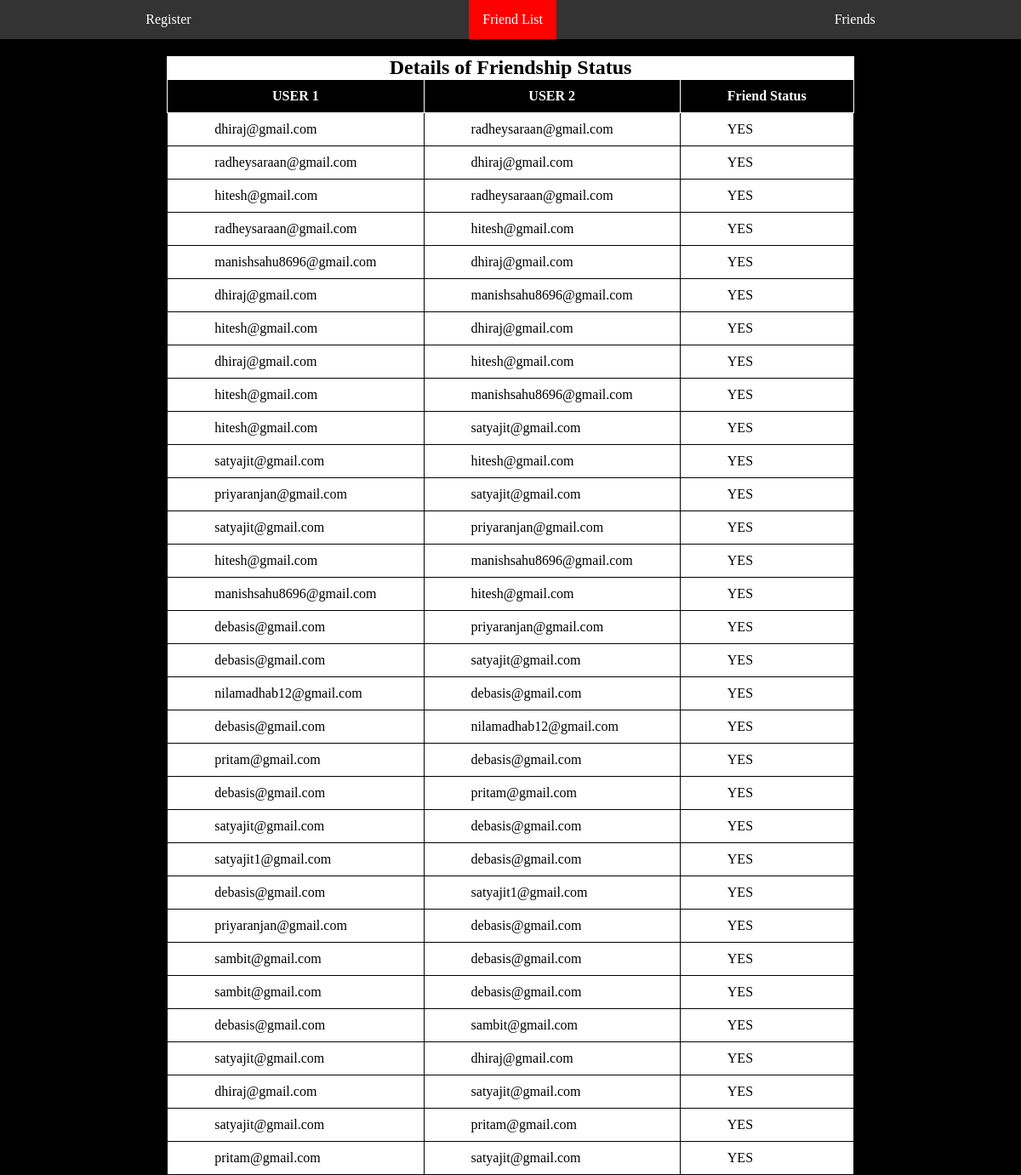
The app's page /admin/friend_list.php with its own data.
### tables this page shows
CREATE TABLE `friend_list` (
  `id` int(11) NOT NULL,
  `user1` varchar(100) NOT NULL,
  `user2` varchar(100) NOT NULL,
  `status` varchar(20) NOT NULL
);

### admin/friend_list.php (the view, shortened to what this page needs)
<?php
    require_once('db.php');
    $query = "select * from friend_list";
    $result = mysqli_query($conn, $query);
?>
<!DOCTYPE html>
<html lang="en">
<head>
    <link rel="stylesheet" href="admin.css">
</head>
<body class="bg-dark">
    <header>
        <nav>
            <ul>
                <li><a href="admin.php">Register</a></li>
                <li><a href="friend_list.php" class="active">Friend List</a></li>
                <li><a href="friends.php">Friends</a></li>
            </ul>
        </nav>
    </header>
    <div class="container">
        <div class="row">
            <div class="card">
                <div class="card-body">
                    <table>
                        <h2 class="display-6 text-center">Details of Friendship Status</h2>
                        <tr class="bg-dark heading" >
                            <th>USER 1</th>
                            <th>USER 2</th>
                            <th>Friend Status</th>
                        </tr>
                        <tr>
                            <?php
                                while($row = mysqli_fetch_assoc($result)) {
                                ?>
                                    <td><?php echo $row['user1'] ?></td>
                                    <td><?php echo $row['user2'] ?></td>
                                    <td><?php echo $row['status'] ?></td>
                                </tr>
                                <?php
                                }
                            ?>
                    </table>
                </div>
            </div>
        </div>
    </div>
</body>
</html>

### admin/admin.css (style rules this page uses)
* { margin: 0; padding: 0; box-sizing: border-box; }
nav ul { list-style: none; overflow: hidden; background: #333; display: flex; justify-content: space-around; }
li a { color: white; padding: 14px 16px; text-align: center; text-decoration: none; display: inline-block; }
a.active { background: red; }
.bg-dark { background: black; color: white; }
.card { display: flex; justify-content: center; align-items: center; flex-direction: column; }
.display-6 { margin-top: 20px; background: white; color: black; }
.text-center { text-align: center; }
table { border-radius: 20pxsa; background: white; color: black; border: 1px solid black; border-collapse: collapse; }
table th { margin: 15px; padding: 10px 55px; border: 1px solid white; }
table td { margin: 15px; padding: 10px 55px; border: 1px solid black; }

### records on screen
friend_list: user1 "dhiraj@gmail.com", user2 "radheysaraan@gmail.com", status "YES"
friend_list: user1 "radheysaraan@gmail.com", user2 "dhiraj@gmail.com", status "YES"
friend_list: user1 "hitesh@gmail.com", user2 "radheysaraan@gmail.com", status "YES"
friend_list: user1 "radheysaraan@gmail.com", user2 "hitesh@gmail.com", status "YES"
friend_list: user1 "manishsahu8696@gmail.com", user2 "dhiraj@gmail.com", status "YES"
friend_list: user1 "dhiraj@gmail.com", user2 "manishsahu8696@gmail.com", status "YES"
friend_list: user1 "hitesh@gmail.com", user2 "dhiraj@gmail.com", status "YES"
friend_list: user1 "dhiraj@gmail.com", user2 "hitesh@gmail.com", status "YES"
friend_list: user1 "hitesh@gmail.com", user2 "manishsahu8696@gmail.com", status "YES"
friend_list: user1 "hitesh@gmail.com", user2 "satyajit@gmail.com", status "YES"
friend_list: user1 "satyajit@gmail.com", user2 "hitesh@gmail.com", status "YES"
friend_list: user1 "priyaranjan@gmail.com", user2 "satyajit@gmail.com", status "YES"
friend_list: user1 "satyajit@gmail.com", user2 "priyaranjan@gmail.com", status "YES"
friend_list: user1 "hitesh@gmail.com", user2 "manishsahu8696@gmail.com", status "YES"
friend_list: user1 "manishsahu8696@gmail.com", user2 "hitesh@gmail.com", status "YES"
friend_list: user1 "debasis@gmail.com", user2 "priyaranjan@gmail.com", status "YES"
friend_list: user1 "debasis@gmail.com", user2 "satyajit@gmail.com", status "YES"
friend_list: user1 "nilamadhab12@gmail.com", user2 "debasis@gmail.com", status "YES"
friend_list: user1 "debasis@gmail.com", user2 "nilamadhab12@gmail.com", status "YES"
friend_list: user1 "pritam@gmail.com", user2 "debasis@gmail.com", status "YES"
friend_list: user1 "debasis@gmail.com", user2 "pritam@gmail.com", status "YES"
friend_list: user1 "satyajit@gmail.com", user2 "debasis@gmail.com", status "YES"
friend_list: user1 "satyajit1@gmail.com", user2 "debasis@gmail.com", status "YES"
friend_list: user1 "debasis@gmail.com", user2 "satyajit1@gmail.com", status "YES"
friend_list: user1 "priyaranjan@gmail.com", user2 "debasis@gmail.com", status "YES"
friend_list: user1 "sambit@gmail.com", user2 "debasis@gmail.com", status "YES"
friend_list: user1 "sambit@gmail.com", user2 "debasis@gmail.com", status "YES"
friend_list: user1 "debasis@gmail.com", user2 "sambit@gmail.com", status "YES"
friend_list: user1 "satyajit@gmail.com", user2 "dhiraj@gmail.com", status "YES"
friend_list: user1 "dhiraj@gmail.com", user2 "satyajit@gmail.com", status "YES"
friend_list: user1 "satyajit@gmail.com", user2 "pritam@gmail.com", status "YES"
friend_list: user1 "pritam@gmail.com", user2 "satyajit@gmail.com", status "YES"
